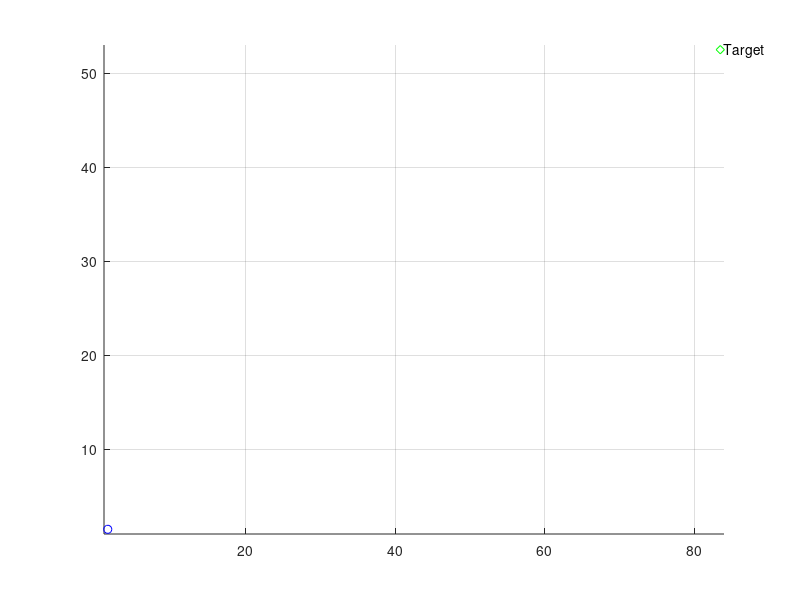

Here is the MATLAB script that generated this plot: (Note: this script raises an error after producing the figure.)

clc
clear
close all
tic
max_x=83;
max_y=52;

environment=2*(ones(max_x,max_y));

j=0;
x_val = 1;
y_val = 1;
axis([1 max_x+1 1 max_y+1])
grid on;
hold on;
n=0;

xval=83;% 设置目标点
yval=52;
x_target=xval;
y_target=yval;

environment(xval,yval)=0;%Initialize environment with location of the target
plot(xval+.5,yval+.5,'gd');  % 画设置目标点
text(xval+1,yval+.5,'Target')
xval=1; % 设置开始的点
yval=1;
x_start=xval;%Starting Position
y_start=yval;%Starting Position

environment(xval,yval)=1;
 plot(xval+.5,yval+.5,'bo');% 画开始点

valid=[]; % x | y | parent_x | parent_y | h(n) | g(n) | f(n) 
%要是设置与天牛探索范围相同的网格数量，然后来计算时间。
in_valid=[]; % x | y

k=1;
for i=1:max_x
    for j=1:max_y
        if(environment(i,j) == -1) % check if obstacle
            in_valid(k,1)=i; 
            in_valid(k,2)=j; 
            k=k+1;
        end
    end
end
in_valid_size=size(in_valid,1);

cell_x=x_start;
cell_y=y_start;
valid_size=1; % initialize size of valid_list
path_cost=0;
goal_distance=sqrt((cell_x-x_target)^2 + (cell_y-y_target)^2);

new_row=[1,8];
new_row(1,1)=1;
new_row(1,2)=cell_x;
new_row(1,3)=cell_y;
new_row(1,4)=cell_x; % parent x
new_row(1,5)=cell_y; % parent y 
new_row(1,6)=path_cost;
new_row(1,7)=goal_distance;
new_row(1,8)=goal_distance;

valid(valid_size,:)=new_row; % initializing path with start position
valid(valid_size,1)=0;

in_valid_size=in_valid_size+1;
in_valid(in_valid_size,1)=cell_x; % make it invalid for further iterations
in_valid(in_valid_size,2)=cell_y;

path_not_found=1;

while((cell_x ~= x_target || cell_y ~= y_target) && path_not_found == 1)
    % x | y | h | g | f
    successors=explore_successors(cell_x,cell_y,path_cost,x_target,y_target,in_valid,max_x,max_y);
    successors_size=size(successors,1);
    for i=1:successors_size
    flag=0;
    for j=1:valid_size
        if(successors(i,1) == valid(j,2) && successors(i,2) == valid(j,3) ) % if successor same as already existing cell inpath
%             disp('valid')
%             valid
%             disp(' ');
            valid(j,8)=min(valid(j,8),successors(i,5)); % check for minimum f and then pick it 
            if valid(j,8) == successors(i,5)
                valid(j,4)=cell_x;% parent x
                valid(j,5)=cell_y;% parent y
                valid(j,6)=successors(i,3); % h
                valid(j,7)=successors(i,4); % g
            end;
            flag=1;
        end;
    end;
    if flag == 0 % if new cell with minimum f(n) then add to valid_path
        valid_size= valid_size+1;
        new_row=[1,8];
        new_row(1,1)=1;
        new_row(1,2)=successors(i,1);
        new_row(1,3)=successors(i,2);
        new_row(1,4)=cell_x; % parent x
        new_row(1,5)=cell_y; % parent y
        new_row(1,6)=successors(i,3); % h
        new_row(1,7)=successors(i,4); % g
        new_row(1,8)=successors(i,5); % f
        valid(valid_size,:)= new_row;
     end;
    end;

    index_min_cell = min_f(valid,valid_size,x_target,y_target);
    if (index_min_cell ~= -1) % if index with minimum fn is obstacle no path exists    
        cell_x=valid(index_min_cell,2);
        cell_y=valid(index_min_cell,3);
        path_cost=valid(index_min_cell,6);

        in_valid_size=in_valid_size+1; % put the cell in_valid so we dont come back on it again
        in_valid(in_valid_size,1)=cell_x;
        in_valid(in_valid_size,2)=cell_y;
        valid(index_min_cell,1)=0;
    else
        path_not_found=0;
    end;
end;

% backtracking to find the path

i=size(in_valid,1);
path=[];
xval=in_valid(i,1); % pick last in in_valid_list that must be target
yval=in_valid(i,2);
i=1;
path(i,1)=xval;
path(i,2)=yval;
i=i+1;

if ( (xval == x_target) && (yval == y_target))
    inode=0;
   parent_x=valid(find((valid(:,2) == xval) & (valid(:,3) == yval),1),4);
   parent_y=valid(find((valid(:,2) == xval) & (valid(:,3) == yval),1),5);
   
   while( parent_x ~= x_start || parent_y ~= y_start)
           path(i,1) = parent_x;
           path(i,2) = parent_y;
           
           inode=find((valid(:,2) == parent_x) & (valid(:,3) == parent_y),1);
           parent_x=valid(inode,4);
           parent_y=valid(inode,5);
           i=i+1;
    end;

% plottin path

j=size(path,1);
 p=plot(path(j,1)+.5,path(j,2)+.5,'bo');
  j=j-1;
 for i=j:-1:1
  pause(.25);
  set(p,'XData',path(i,1)+.5,'YData',path(i,2)+.5);
 drawnow ;
 end;
 plot(path(:,1)+.5,path(:,2)+.5);
 toc
else
%disp( 'Sorry, No path exists to the Target!');
end

